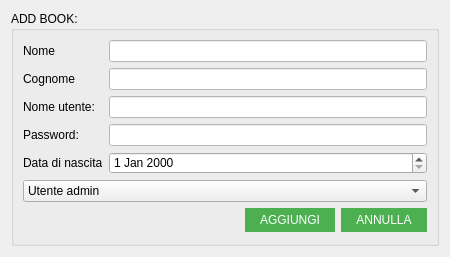
<?xml version="1.0" encoding="UTF-8"?>
<ui version="4.0">
 <class>formAddUser</class>
 <widget class="QDialog" name="formAddUser">
  <property name="geometry">
   <rect>
    <x>0</x>
    <y>0</y>
    <width>450</width>
    <height>257</height>
   </rect>
  </property>
  <property name="windowTitle">
   <string>Aggiugi Utente</string>
  </property>
  <property name="styleSheet">
   <string notr="true">
QLineEdit{	
	background-color:white
}
QLabel{
	color:black;
}
QPushButton{
    background-color: #4CAF50;
    border: none;
    color: white;
    padding: 5px 15px;
}
QPushButton:pressed{
    background-color:#006400;
    border: none;
    color: white;
    padding: 5px 15px;
}

</string>
  </property>
  <layout class="QGridLayout" name="gridLayout_5">
   <item row="0" column="0">
    <widget class="QGroupBox" name="groupBox">
     <property name="title">
      <string>ADD BOOK:</string>
     </property>
     <layout class="QVBoxLayout" name="verticalLayout_7">
      <item>
       <layout class="QVBoxLayout" name="verticalLayout_8">
        <item>
         <layout class="QHBoxLayout" name="horizontalLayout_2">
          <item>
           <layout class="QVBoxLayout" name="verticalLayout_6">
            <item>
             <widget class="QLabel" name="label_6">
              <property name="text">
               <string>Nome</string>
              </property>
             </widget>
            </item>
            <item>
             <widget class="QLabel" name="label_8">
              <property name="text">
               <string>Cognome</string>
              </property>
             </widget>
            </item>
            <item>
             <widget class="QLabel" name="label_9">
              <property name="text">
               <string>Nome utente:</string>
              </property>
             </widget>
            </item>
            <item>
             <widget class="QLabel" name="label_10">
              <property name="text">
               <string>Password:</string>
              </property>
             </widget>
            </item>
            <item>
             <widget class="QLabel" name="label_11">
              <property name="text">
               <string>Data di nascita</string>
              </property>
             </widget>
            </item>
           </layout>
          </item>
          <item>
           <layout class="QVBoxLayout" name="verticalLayout_4">
            <item>
             <widget class="QLineEdit" name="lineName"/>
            </item>
            <item>
             <widget class="QLineEdit" name="lineSN"/>
            </item>
            <item>
             <widget class="QLineEdit" name="lineUN"/>
            </item>
            <item>
             <widget class="QLineEdit" name="linePass"/>
            </item>
            <item>
             <widget class="QDateEdit" name="dateofB"/>
            </item>
           </layout>
          </item>
         </layout>
        </item>
        <item>
         <widget class="QComboBox" name="comboUType">
          <item>
           <property name="text">
            <string>Utente admin</string>
           </property>
          </item>
          <item>
           <property name="text">
            <string>Utente normale</string>
           </property>
          </item>
         </widget>
        </item>
       </layout>
      </item>
      <item>
       <layout class="QGridLayout" name="gridLayout_4">
        <item row="0" column="2">
         <widget class="QPushButton" name="addUserCancel">
          <property name="text">
           <string>ANNULLA</string>
          </property>
         </widget>
        </item>
        <item row="0" column="0">
         <spacer name="horizontalSpacer_3">
          <property name="orientation">
           <enum>Qt::Horizontal</enum>
          </property>
          <property name="sizeHint" stdset="0">
           <size>
            <width>40</width>
            <height>20</height>
           </size>
          </property>
         </spacer>
        </item>
        <item row="0" column="1">
         <widget class="QPushButton" name="addUser">
          <property name="text">
           <string>AGGIUNGI</string>
          </property>
         </widget>
        </item>
       </layout>
      </item>
     </layout>
    </widget>
   </item>
  </layout>
 </widget>
 <resources/>
 <connections/>
</ui>
